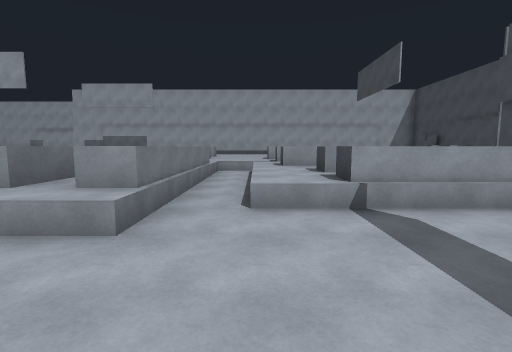
view 1 (above)

24 first-person views from a walk through a 3-D level made in the Unity game engine. The camera is 1.5 m above the floor, tilts 6° down and sees 85° across. The floor is counted in squares, 2 m on a side. Each view is taken from the middle of a square. On the plan, view 1 faces up. The plan holds only what a view shows up to about 10 squares ahead; the rest is blank. The place goes on beyond the plan.

view 2
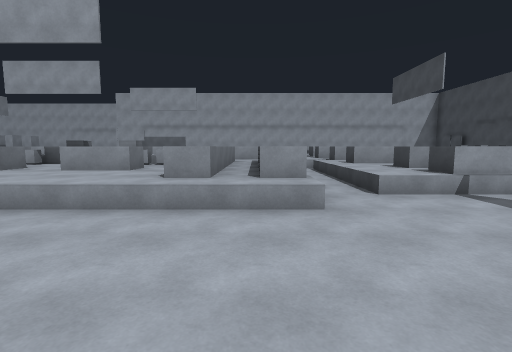

view 3
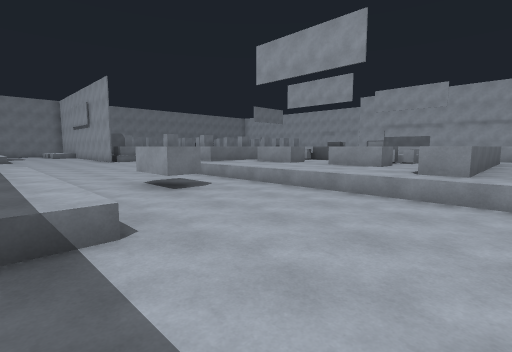

view 4
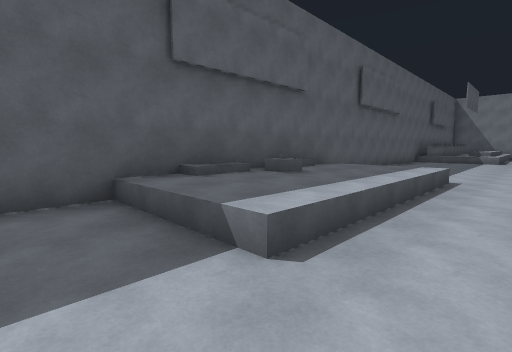

view 5
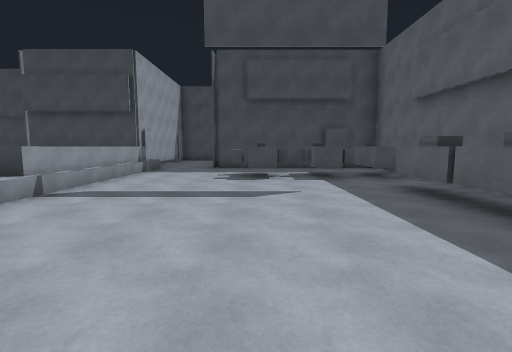

view 6
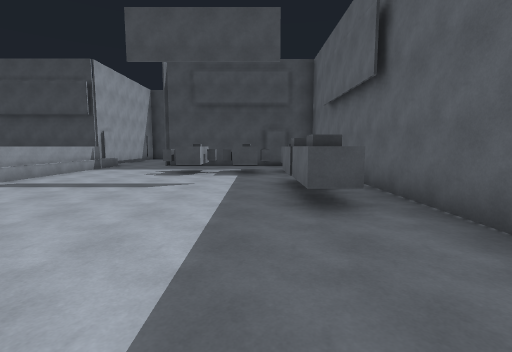

view 7
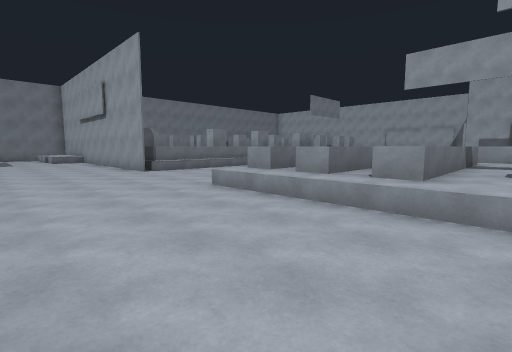

view 8
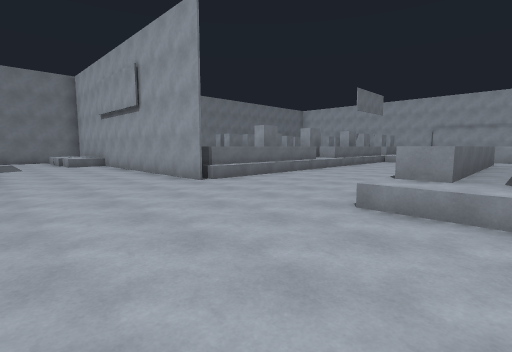

view 9
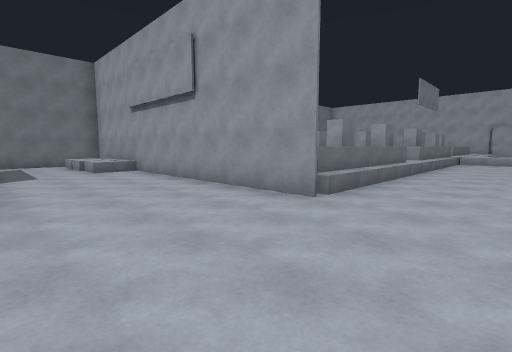

view 10
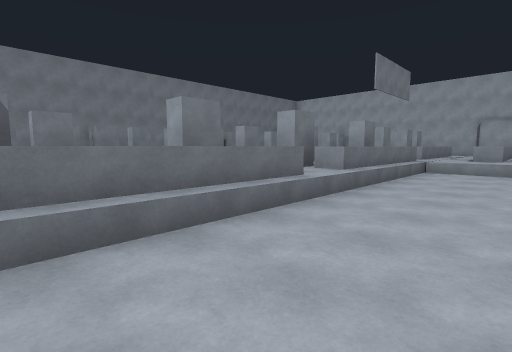

view 11
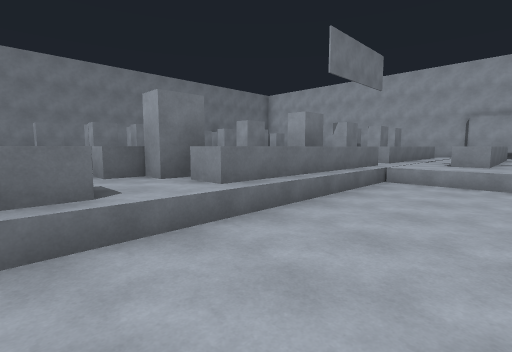

view 12
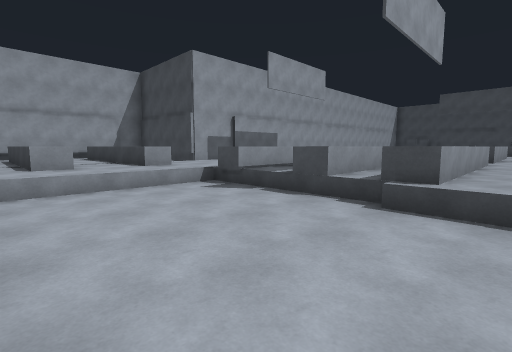

view 13
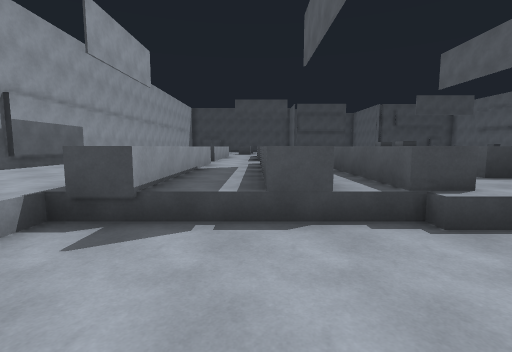

view 14
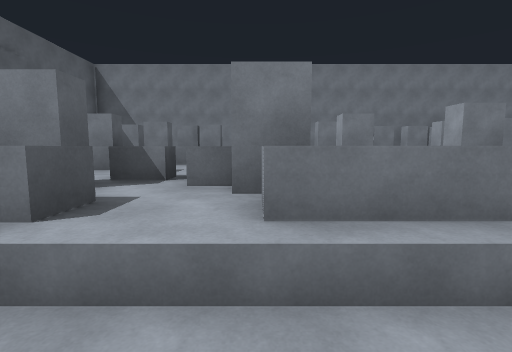

view 15
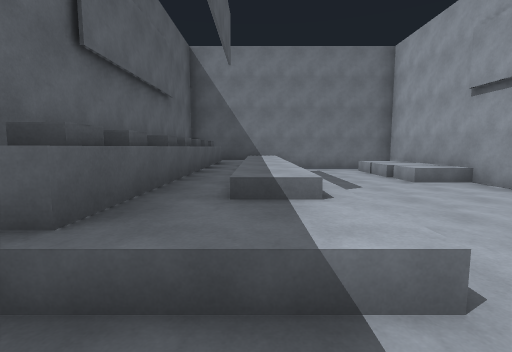

view 16
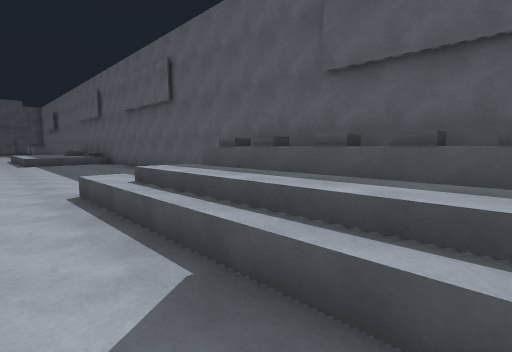

view 17
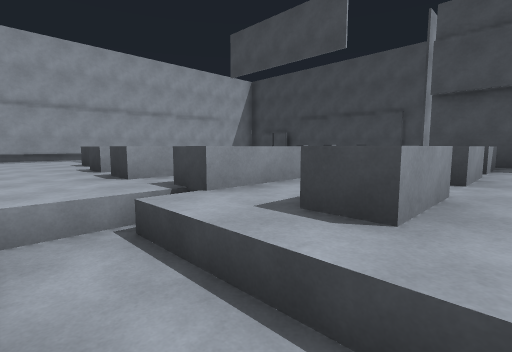

view 18
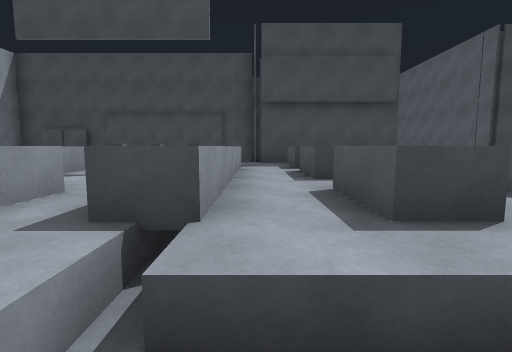

view 19
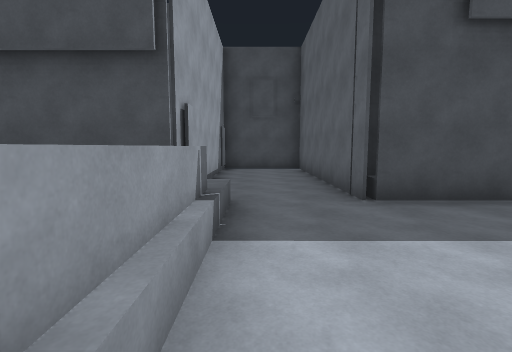

view 20
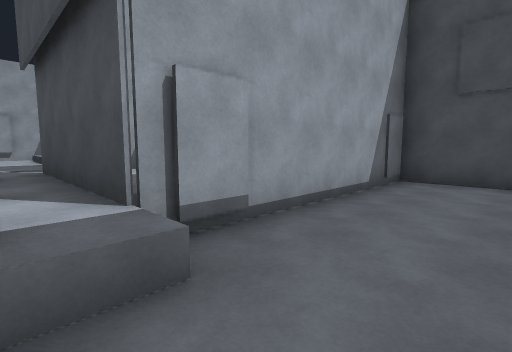

view 21
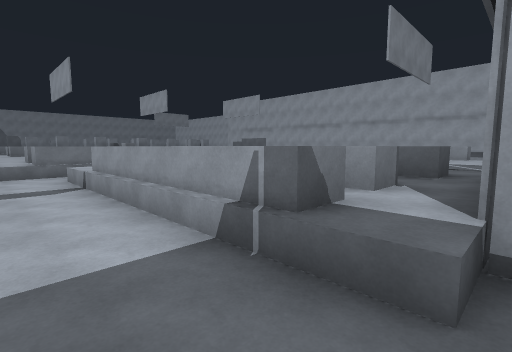

view 22
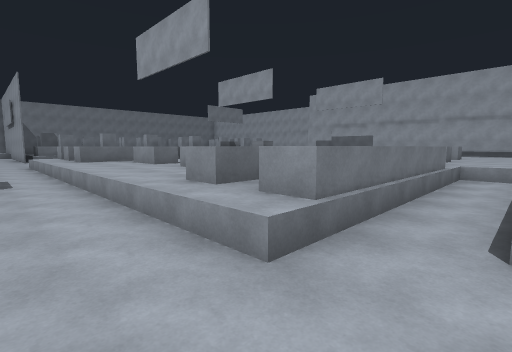

view 23
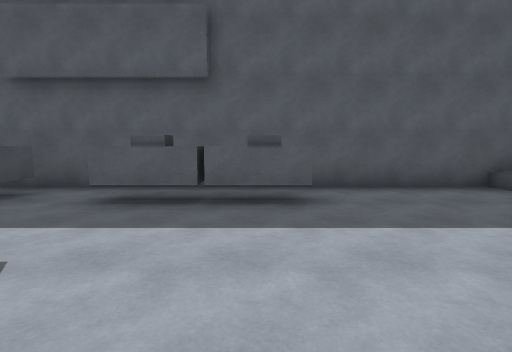

view 24
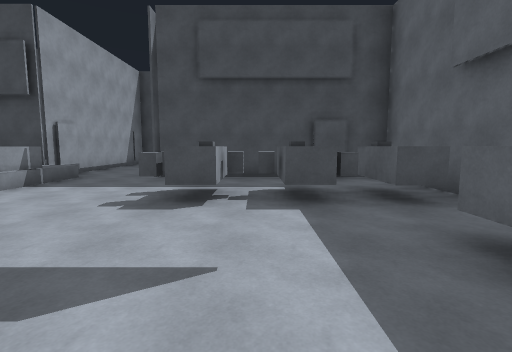

### Floor plan
Key: @ floor where view 1 was taken; # wall or solid block; x gap in a wall; . floor; ^ raised ledge; O other object.
Columns run from 27 left of view 1 to 13 right of it. Each row starts with its distance up from view 1.
 15    OO   OO^^^^^^^^^       ^^^       #
 14           ^^^^^^^^        ^^^       #
 13       ^O O^^^^^^         ^^^^   ^^^ #
 12    O O  OO^....^^^^^^^^  ^^^OO OO^^O#
 11    O O  O ^....^^^^^^^^  ^^^OO^OO^^O#
 10   OO     ^^....^^^       ^^OOO^  ^^O#
  9  OO     OO^....^^^^^^^^^^^^^^    ^^ #
  8   O    ^OO^....^^^^^^   ^^.^^^^^^^^^
  7  OO  O^ OO^... ^^ ^ O^OO^^.^OOOOOO^^
  6   OO OOO  ^... ^^ ^ O OO^^.^^^^^^^^^
  5 # O  O    ^... ^^^^OOO O^^.^^^   ^^
  4 # O    OO ^....^^^^OOOOO^^.^^^^^^^x######
  3 ##^^^# ###^....^^^^^^^^^^^..............#
  2 #.OOO...................................#
  1 #...................O.............#######
  0 #..........................@...OO.#
 -1 #  ^^^^^^......................O..
 -2 #  ^^^^^^.........^^^^^........OO.
 -3 #^OOOOOOO.  .... .^^O^^....OOO.OO.#
 -4    O^O^^^     .  .^O^O^...........#
 -5           ########     ############

Where each view was taken, in squares from view 1:
view 1: 0 up, 0 right, facing up
view 2: 1 down, 2 left, facing up
view 3: 2 down, 2 left, facing up-left
view 4: 0 up, 3 left, facing down-left
view 5: 0 up, 3 left, facing right
view 6: 2 down, 4 left, facing right
view 7: 1 down, 8 left, facing up-left
view 8: 1 down, 11 left, facing up-left
view 9: 1 down, 14 left, facing up-left
view 10: 4 up, 14 left, facing up-left
view 11: 7 up, 14 left, facing up-left
view 12: 8 up, 16 left, facing up-right
view 13: 11 up, 15 left, facing right
view 14: 9 up, 15 left, facing left
view 15: 2 down, 17 left, facing left
view 16: 0 up, 23 left, facing down-right
view 17: 6 up, 1 left, facing up-right
view 18: 8 up, 1 left, facing right
view 19: 3 up, 3 right, facing right
view 20: 2 up, 6 right, facing up-right
view 21: 2 up, 7 right, facing up-left
view 22: 1 up, 0 right, facing up-left
view 23: 1 up, 0 right, facing down
view 24: 1 down, 0 right, facing right
